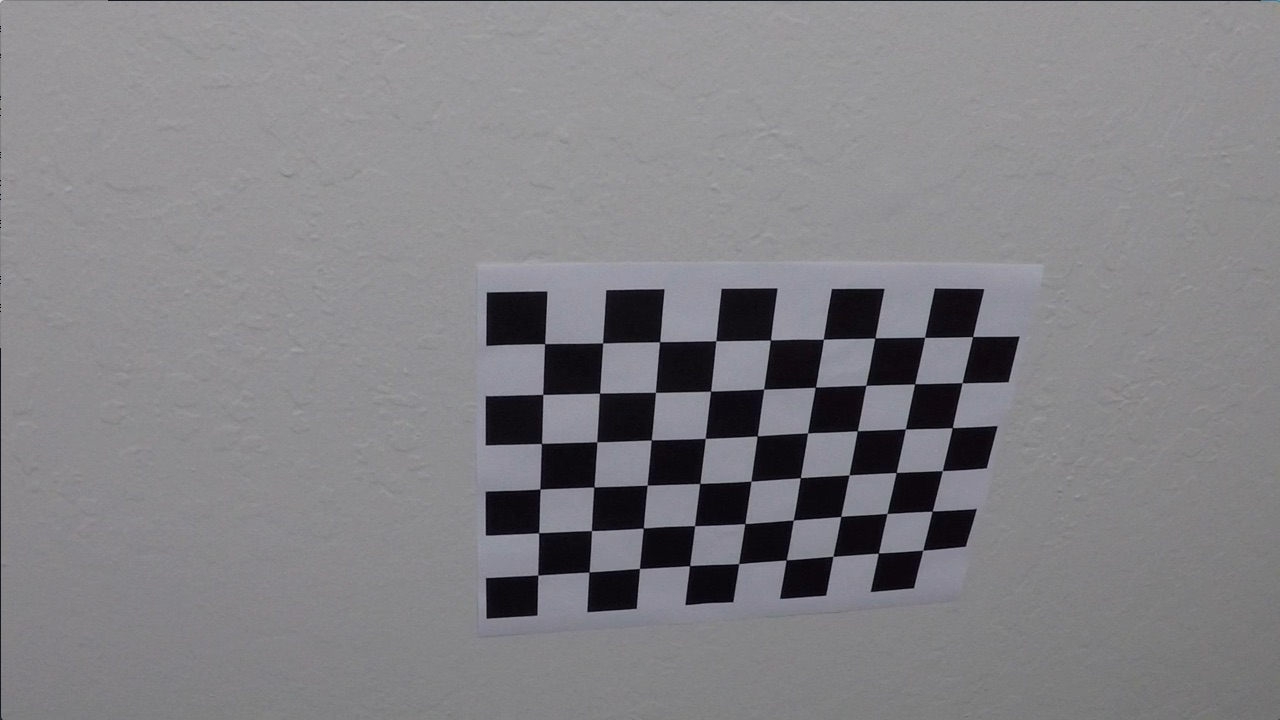
#> input picture submission/camera_cal/calibration10.jpg, 1280 x 720 px; its folder holds only this picture in this run; the run also reads 1 picture not shown here
$ jupyter execute --allow-errors Advanced_Lane_Finding_Submissioin_2_removed.ipynb   (shell and % lines are left out)   (older library calls are emulated)
#> lines starting #> are read from the running program, lines starting #| are printed output that depends on the picture
# The Advanced Lane Finding

[cell 1]
import numpy as np
import cv2
import matplotlib.pyplot as plt
import matplotlib.image as mpimg
import glob
import pickle

[cell 2]
# a helper function to display the original image and proccessed image side by side
def display2images(left_img, right_img, left_title="Original", right_title="Processed", left_gray=False, right_gray=False):
    """
    displays two images side by side in one cell.
    """
    f, (ax1, ax2) = plt.subplots(1, 2, figsize=(24, 9))
    f.tight_layout()
    if left_gray:
        ax1.imshow(left_img, cmap="gray")
    else:
        ax1.imshow(left_img)
    ax1.set_title(left_title, fontsize=50)
    if right_gray:
        ax2.imshow(right_img, cmap="gray")
    else:
        ax2.imshow(right_img)
    ax2.set_title(right_title, fontsize=50)
    plt.subplots_adjust(left=0., right=1, top=0.9, bottom=0.)

---

### Rubric 1-1: Camera Callibaration & undistort image

[cell 3]
def calibrate_camera(calibrate_images, nx=9, ny=6):
#> called with nx = 9, ny = 6
    objpoints = []
    imgpoints = []

    objp = np.zeros((ny*nx, 3), np.float32)
    objp[:,0:2] = np.mgrid[0:nx, 0:ny].T.reshape(-1, 2)

    for fname in calibrate_images:
        img = cv2.imread(fname)
#> img is the input picture: shape (720, 1280, 3); mean B, G, R 133.1, 129.4, 130.2
        # Convert to grayscale
        gray = cv2.cvtColor(img, cv2.COLOR_BGR2GRAY)
        # Find the chessboard corners
        ret, corners = cv2.findChessboardCorners(gray, (nx, ny), None)
#> ret = True; corners = 54 rows, first 8: [545.3, 343.1], [602.7, 342.8], [660.1, 341.3], [715.8, 340.7], [770.6, 340], [823.5, 339.2], [874.3, 338.5], [925.1, 337.4]
        # If found, draw corners
        if ret == True:
            imgpoints.append(corners)
            objpoints.append(objp)

    ret, mtx, dist, rvecs, tvecs = cv2.calibrateCamera(objpoints, imgpoints, gray.shape[::-1], None, None)
#> ret = 0.68; mtx = [[1143.7, 0, 681.7], [0, 1109.2, 367.7], [0, 0, 1]]; dist = [[-0.515, 2.99, -0.00876, 0.00937, 1.41]]; rvecs = ([0.451, -0.252, 0.0361],); tvecs = ([-2.31, -0.422, 19.12],)
    return ret, mtx, dist, rvecs, tvecs

ret, mtx, dist, rvecs, tvecs = calibrate_camera(glob.glob("./camera_cal/calibration*.jpg"))
#> ret = 0.68; dist = [[-0.515, 2.99, -0.00876, 0.00937, 1.41]]; rvecs = ([0.451, -0.252, 0.0361],); tvecs = ([-2.31, -0.422, 19.12],)

#> (a cell that did not finish here is left out)

### Rubric 2-1: undistort a test image

[cell 5]
test_image = plt.imread('./test_images/test4.jpg')
undistored_image = cv2.undistort(test_image, mtx, dist)
display2images(test_image, undistored_image)

### Rubric 2-2: gradient and color threshold

[cell 6]
def abs_sobel_thresh(img, orient='x', sobel_kernel=3, thresh=(20, 100)):
    # Grayscale
    gray = cv2.cvtColor(img, cv2.COLOR_RGB2GRAY)
    # Apply cv2.Sobel()
    if orient == "x":
        sobel = cv2.Sobel(gray, cv2.CV_64F, 1, 0, ksize=sobel_kernel)
    else:
        sobel = cv2.Sobel(gray, cv2.CV_64F, 0, 1, ksize=sobel_kernel)
    # Take the absolute value of the output from cv2.Sobel()
    abs_sobel = np.absolute(sobel)
    # Scale the result to an 8-bit range (0-255)
    scaled_sobel = np.uint8(255*abs_sobel/np.max(abs_sobel))
    # Apply lower and upper thresholds
    binary_output = np.zeros_like(scaled_sobel)
    binary_output[(scaled_sobel >= thresh[0]) & (scaled_sobel <= thresh[1])] = 1
    # Create binary_output
    return binary_output

# Define a function that applies Sobel x and y,
# then computes the magnitude of the gradient
# and applies a threshold
# [34 lines left out: functions mag_thresh, dir_threshold, not called in this run]

# Define a function that thresholds the S-channel of HLS
def hls_select(img, thresh=(0, 255)):
    hls = cv2.cvtColor(img, cv2.COLOR_RGB2HLS)
    s_channel = hls[:,:,2]

    binary_output = np.ones_like(s_channel)
    binary_output[(s_channel > thresh[0]) & (s_channel <= thresh[1])] = 0
    return binary_output

# combien the threshold
def combine_thresh(img, ksize=3, sobel_thresh=(30, 255), mg_thresh=(30, 255), dir_thresh=(0, np.pi/2)):
    gradx = abs_sobel_thresh(img, orient='x', sobel_kernel=ksize, thresh=sobel_thresh)
    hls_binary = hls_select(img, thresh=(0, 160))

    combined = np.zeros_like(hls_binary)
    combined[((gradx == 1)) | (hls_binary == 1)] = 1
    return combined

[cell 7]
test_image = plt.imread("./test_images/test4.jpg")
combined_binary = combine_thresh(test_image)
display2images(test_image, combined_binary, right_gray=True)

### Rubric 2-3 perspective transform

[cell 8]
def fine_tuned_src_dst(img):
    img_size = (img.shape[1], img.shape[0])
    src = np.float32(
            [[(img_size[0] / 2) - 55, img_size[1] / 2 + 100],   # top left
            [(img_size[0] / 4), img_size[1] - 50],      # bottom left
            [(img_size[0] * 5 / 6), img_size[1] - 50],   # bottom right
            [(img_size[0] / 2 + 85), img_size[1] / 2 + 100]])   # top right

    dst = np.float32(
        [[(img_size[0] / 4), 0],
        [(img_size[0] / 4), img_size[1]],
        [(img_size[0] * 3 / 4), img_size[1]],
        [(img_size[0] * 3 / 4), 0]])

    return src, dst

[cell 9]
test_image = plt.imread("./test_images/test6.jpg")
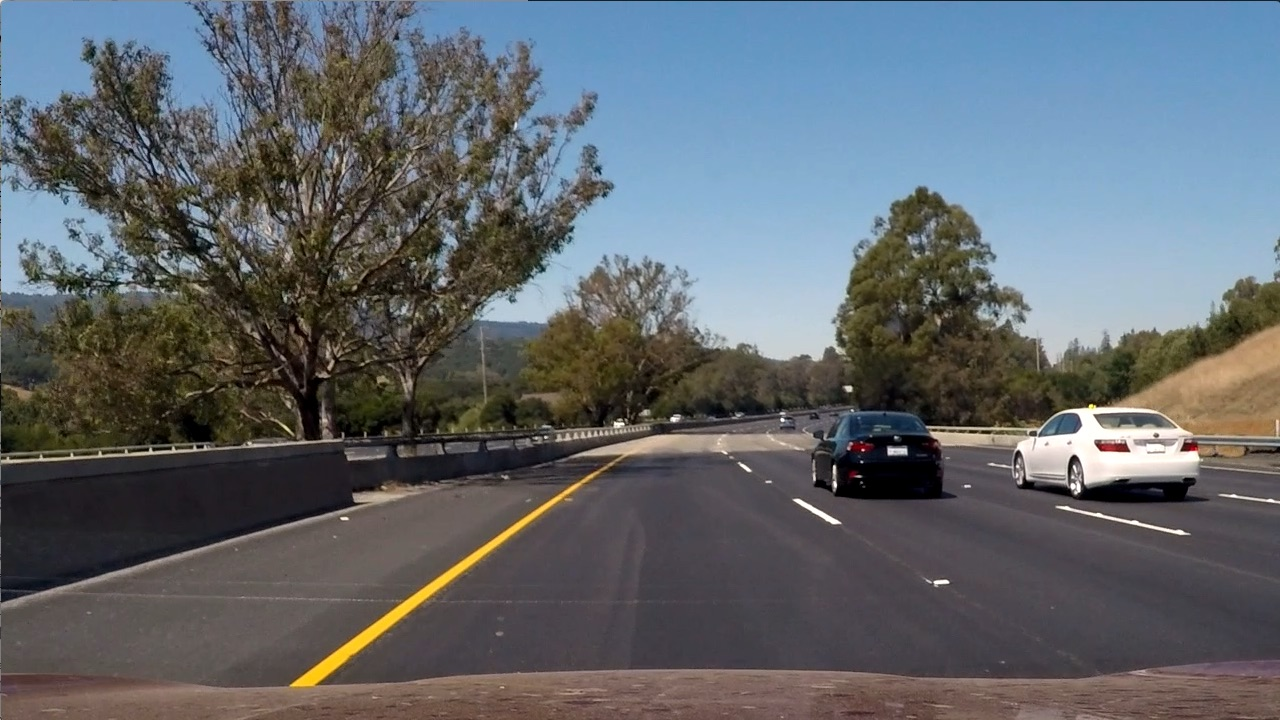
#> input picture submission/test_images/test6.jpg, 1280 x 720 px, found by its file name
#> test_image is the input picture: shape (720, 1280, 3); mean R, G, B 97, 102.6, 107.9
# the source rectangle
print(test_image.shape)
#| (720, 1280, 3)
src, dst = fine_tuned_src_dst(test_image)
#> src = [[585, 460], [320, 670], [1066.7, 670], [725, 460]]; dst = [[320, 0], [320, 720], [960, 720], [960, 0]]
plt.imshow(test_image)
for s in src:
    print(s)
    plt.plot(s[0], s[1], "x")
#> this loop made 4 passes
#> (printed output is left out)

for d in dst:
    print(d)
    plt.plot(d[0], d[1], "o")
#> this loop made 4 passes
#> (printed output is left out)
src, dst = fine_tuned_src_dst(test_image)

[cell 10]
def warp_image(img):
    img_size = (img.shape[1], img.shape[0])
    src, dst = fine_tuned_src_dst(img)
    # get transform matrix
    M = cv2.getPerspectiveTransform(src, dst)
    # get inverse transform matrix
    Minv = cv2.getPerspectiveTransform(dst, src)
    # the the transformed image
    warped = cv2.warpPerspective(img, M, img_size, flags=cv2.INTER_LINEAR)
    return M, Minv, warped

[cell 11]
test_image = plt.imread("./test_images/test4.jpg")
_, Minv, warped_image = warp_image(combine_thresh(test_image))
#> in warp_image, `M = cv2.getPerspectiveTransform(src, dst)`: M = [[-0.538, -1.46, 947.4], [0, -2.15, 990.5], [0, -0.00243, 1]]
#> in warp_image, `Minv = cv2.getPerspectiveTransform(dst, src)`: Minv = [[0.219, -0.729, 515], [3.55e-16, -0.464, 460], [2.75e-19, -0.00113, 1]]
display2images(test_image, warped_image, right_gray=True)

### Rubric 2-4, indentifying the lane line pixels

[cell 12]
def fit_line(binary_warped):
    # Take a histogram of the bottom half of the image
    histogram = np.sum(binary_warped[int(binary_warped.shape[0]/2):,:], axis=0)
    # Find the peak of the left and right halves of the histogram
    # These will be the starting point for the left and right lines
    midpoint = np.int(histogram.shape[0]/2)
    leftx_base = np.argmax(histogram[:midpoint])
    rightx_base = np.argmax(histogram[midpoint:]) + midpoint

    # Choose the number of sliding windows
    nwindows = 18
    # Set height of windows
    window_height = np.int(binary_warped.shape[0]/nwindows)
    # Identify the x and y positions of all nonzero pixels in the image
    nonzero = binary_warped.nonzero()
    nonzeroy = np.array(nonzero[0])
    nonzerox = np.array(nonzero[1])
    # Current positions to be updated for each window
    leftx_current = leftx_base
    rightx_current = rightx_base
    # Set the width of the windows +/- margin
    margin = 100
    # Set minimum number of pixels found to recenter window
    minpix = 100
    # Create empty lists to receive left and right lane pixel indices
    left_lane_inds = []
    right_lane_inds = []

    # Step through the windows one by one
    for window in range(nwindows - 6):
        # Identify window boundaries in x and y (and right and left)
        win_y_low = binary_warped.shape[0] - (window+1)*window_height
        win_y_high = binary_warped.shape[0] - window*window_height
        win_xleft_low = leftx_current - margin
        win_xleft_high = leftx_current + margin
        win_xright_low = rightx_current - margin
        win_xright_high = rightx_current + margin

        # Identify the nonzero pixels in x and y within the window
        good_left_inds = ((nonzeroy >= win_y_low) & (nonzeroy < win_y_high) & (nonzerox >= win_xleft_low) & (nonzerox < win_xleft_high)).nonzero()[0]
        good_right_inds = ((nonzeroy >= win_y_low) & (nonzeroy < win_y_high) & (nonzerox >= win_xright_low) & (nonzerox < win_xright_high)).nonzero()[0]
        # Append these indices to the lists
        left_lane_inds.append(good_left_inds)
        right_lane_inds.append(good_right_inds)
        # If you found > minpix pixels, recenter next window on their mean position
        if len(good_left_inds) > minpix:
            leftx_current = np.int(np.mean(nonzerox[good_left_inds]))
        if len(good_right_inds) > minpix:
            rightx_current = np.int(np.mean(nonzerox[good_right_inds]))

    # Concatenate the arrays of indices
    left_lane_inds = np.concatenate(left_lane_inds)
    right_lane_inds = np.concatenate(right_lane_inds)

    # Extract left and right line pixel positions
    leftx = nonzerox[left_lane_inds]
    lefty = nonzeroy[left_lane_inds]
    rightx = nonzerox[right_lane_inds]
    righty = nonzeroy[right_lane_inds]

    # Fit a second order polynomial to each
    left_fit = np.polyfit(lefty, leftx, 2)
    right_fit = np.polyfit(righty, rightx, 2)

    return left_fit, right_fit, left_lane_inds, right_lane_inds

def display_the_fitted_line(binary_warped):

    left_fit, right_fit, left_lane_inds, right_lane_inds = fit_line(binary_warped)

    # Create an output image to draw on and  visualize the result
    out_img = np.dstack((binary_warped, binary_warped, binary_warped))*255
    nonzero = binary_warped.nonzero()
    nonzeroy = np.array(nonzero[0])
    nonzerox = np.array(nonzero[1])

    # Generate x and y values for plotting
    ploty = np.linspace(0, binary_warped.shape[0]-1, binary_warped.shape[0] )
    left_fitx = left_fit[0]*ploty**2 + left_fit[1]*ploty + left_fit[2]
    right_fitx = right_fit[0]*ploty**2 + right_fit[1]*ploty + right_fit[2]

    out_img[nonzeroy[left_lane_inds], nonzerox[left_lane_inds]] = [255, 0, 0]
    out_img[nonzeroy[right_lane_inds], nonzerox[right_lane_inds]] = [0, 0, 255]
    plt.imshow(out_img)
    plt.plot(left_fitx, ploty, color='yellow')
    plt.plot(right_fitx, ploty, color='yellow')
    plt.xlim(0, 1280)
    plt.ylim(720, 0)

[cell 13]
test_image = plt.imread("./test_images/test1.jpg")
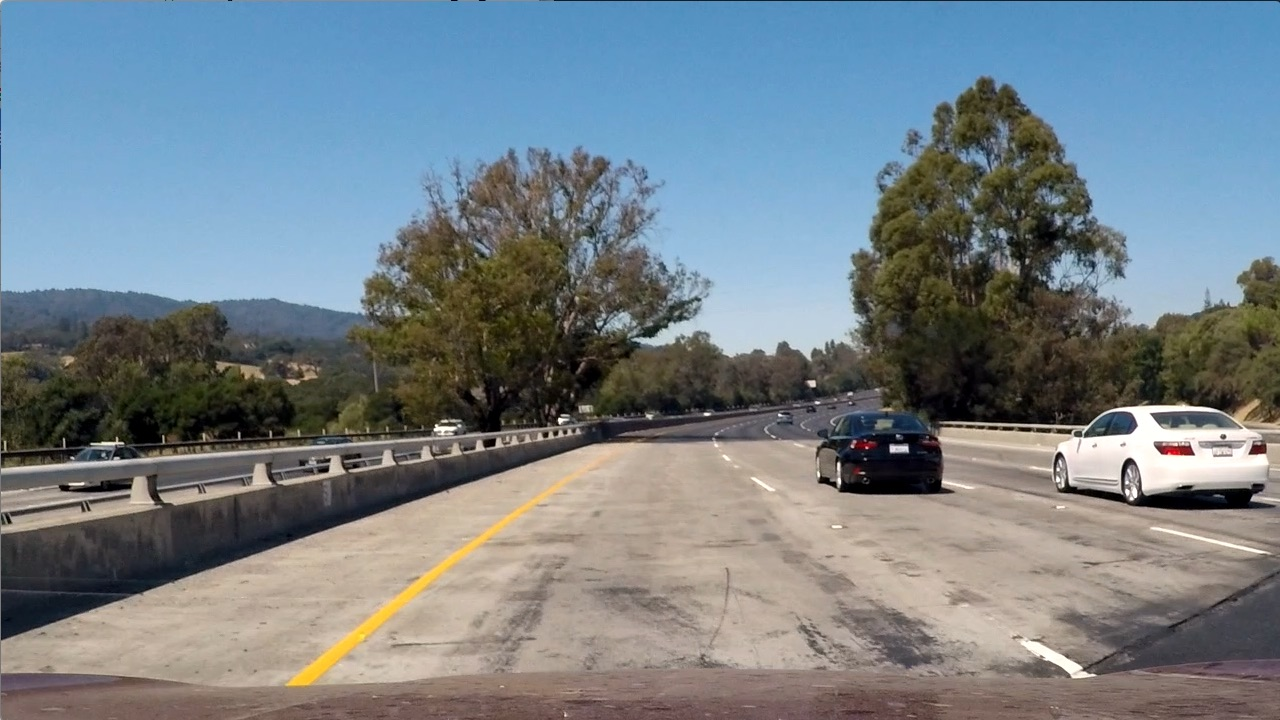
#> input picture submission/test_images/test1.jpg, 1280 x 720 px, found by its file name
#> test_image is the input picture: shape (720, 1280, 3); mean R, G, B 117.5, 128.7, 135.5
_, Minv, warped_image = warp_image(combine_thresh(test_image))
display_the_fitted_line(warped_image)
#> in fit_line, `histogram = np.sum(binary_warped[int(binary_warped.shape[0]/2):,:], ax..`: histogram = 1280 values, max 360 at index 314, min 0 at index 39, mean 10
#> in fit_line, `leftx_base = np.argmax(histogram[:midpoint])`: leftx_base = 314
#> in fit_line, `rightx_base = np.argmax(histogram[midpoint:]) + midpoint`: rightx_base = 970
#> in fit_line, `nonzero = binary_warped.nonzero()`: nonzero = 42041 positions, rows 0 to 719, columns 0 to 1279
#> in fit_line, `leftx_current = leftx_base`: leftx_current = 314
#> in fit_line, `rightx_current = rightx_base`: rightx_current = 970
#> the loop in fit_line, `for window in range(nwindows - 6):` made 12 passes
#> (win_xleft_low, win_xleft_high, win_xright_low, win_xright_high, leftx_current, rightx_current) on passes 1, 6, 10, 11: (214, 414, 870, 1070, 312, 962), (212, 412, 862, 1062, 313, 967), (225, 425, 867, 1067, 331, 953), (231, 431, 853, 1053, 332, 953)
#> after the loop in fit_line, `for window in range(nwindows - 6):`: left_lane_inds = 12 items
#> in fit_line, `left_lane_inds = np.concatenate(left_lane_inds)`: left_lane_inds = 12162 values, max 42016 at index 872, min 9869 at index 11189, mean 31584.8
#> in fit_line, `right_lane_inds = np.concatenate(right_lane_inds)`: right_lane_inds = 3494 values, max 42040 at index 584, min 9889 at index 2448, mean 22787.5
#> in fit_line, `leftx = nonzerox[left_lane_inds]`: leftx = 12162 values, max 358 at index 529, min 225 at index 575, mean 319.3
#> in fit_line, `lefty = nonzeroy[left_lane_inds]`: lefty = 12162 values, max 719 at index 850, min 240 at index 11189, mean 472.5
#> in fit_line, `rightx = nonzerox[right_lane_inds]`: rightx = 3494 values, max 1040 at index 327, min 865 at index 627, mean 955.2
#> in fit_line, `righty = nonzeroy[right_lane_inds]`: righty = 3494 values, max 719 at index 565, min 240 at index 2448, mean 378.2
#> in fit_line, `left_fit = np.polyfit(lefty, leftx, 2)`: left_fit = [0.000184, -0.24, 388.2]
#> in fit_line, `right_fit = np.polyfit(righty, rightx, 2)`: right_fit = [7.95e-05, -0.0647, 966.2]
#> in display_the_fitted_line, `left_fit, right_fit, left_lane_inds, right_lane_inds = fit_line(binary..`: left_fit = [0.000184, -0.24, 388.2]; right_fit = [7.95e-05, -0.0647, 966.2]
#> in display_the_fitted_line, `nonzero = binary_warped.nonzero()`: nonzero = 42041 positions, rows 0 to 719, columns 0 to 1279
#> in display_the_fitted_line, `left_fitx = left_fit[0]*ploty**2 + left_fit[1]*ploty + left_fit[2]`: left_fitx = 720 values, max 388.2 at index 0, min 310.1 at index 651, mean 333.7
#> in display_the_fitted_line, `right_fitx = right_fit[0]*ploty**2 + right_fit[1]*ploty + right_fit[2]`: right_fitx = 720 values, max 966.2 at index 0, min 953 at index 407, mean 956.6

### Rubric 2-5, finding lane curvature

[cell 14]
# def calculate_curvature(point_coord, left_fit, right_fit):
# [59 lines left out: function calculate_curvature, not called in this run]

[cell 15]
test_image = plt.imread("./test_images/test4.jpg")
_, Minv, warped_image = warp_image(combine_thresh(test_image))
left_fit, right_fit, _, _ = fit_line(warped_image)
#> the loop in fit_line (call 2), `for window in range(nwindows - 6):` made 12 passes
#> (win_xleft_low, win_xleft_high, win_xright_low, win_xright_high, leftx_current, rightx_current) on passes 1, 5, 6, 7: (236, 436, 860, 1060, 323, 983), (228, 428, 883, 1083, 337, 971), (237, 437, 871, 1071, 337, 969), (237, 437, 869, 1069, 339, 961)
#> left_fit = [-6.47e-05, 0.0185, 342.1]; right_fit = [0.000408, -0.318, 1021.8]
#> (the rest of this cell did not finish here and is left out)

### Rubric 2-6 pipline

[cell 16]
def draw_filling(img, binary_warped, undistorted, Minv, left_fit, right_fit):
    # Generate x and y values for plotting
    ploty = np.linspace(0, binary_warped.shape[0]-1, binary_warped.shape[0] )
    left_fitx = left_fit[0]*ploty**2 + left_fit[1]*ploty + left_fit[2]
    right_fitx = right_fit[0]*ploty**2 + right_fit[1]*ploty + right_fit[2]

    # Create an image to draw the lines on
    warp_zero = np.zeros_like(binary_warped).astype(np.uint8)
    color_warp = np.dstack((warp_zero, warp_zero, warp_zero))

    # Recast the x and y points into usable format for cv2.fillPoly()
    pts_left = np.array([np.transpose(np.vstack([left_fitx, ploty]))])
    pts_right = np.array([np.flipud(np.transpose(np.vstack([right_fitx, ploty])))])
    pts = np.hstack((pts_left, pts_right))

    # Draw the lane onto the warped blank image
    cv2.fillPoly(color_warp, np.int_([pts]), (0,255, 0))

    # Warp the blank back to original image space using inverse perspective matrix (Minv)
    newwarp = cv2.warpPerspective(color_warp, Minv, (img.shape[1], img.shape[0]))
    # Combine the result with the original image
    result = cv2.addWeighted(undistorted, 1, newwarp, 0.3, 0)
    return result

def pipe_line(img, mtx, dist):
    # undistort the image using calibration matrix
    undistorted = cv2.undistort(img, mtx, dist, None, mtx)

    # color transformation
    tranformed = combine_thresh(undistorted)

    # do warp
    _, Minv, warped_binary = warp_image(tranformed)

    # fit line
    left_fit, right_fit, _, _ = fit_line(warped_binary)

    return draw_filling(img, warped_binary, undistorted, Minv, left_fit, right_fit)

[cell 17]
filled_image = pipe_line(test_image, mtx, dist)
#> in pipe_line, `left_fit, right_fit, _, _ = fit_line(warped_binary)`: left_fit = [-6.81e-05, 0.0181, 344.4]; right_fit = [0.000378, -0.307, 1019.3]
#> in draw_filling, `left_fitx = left_fit[0]*ploty**2 + left_fit[1]*ploty + left_fit[2]`: left_fitx = 720 values, max 345.6 at index 133, min 322.1 at index 719, mean 339.1
#> in draw_filling, `right_fitx = right_fit[0]*ploty**2 + right_fit[1]*ploty + right_fit[2]`: right_fitx = 720 values, max 1019.3 at index 0, min 957.1 at index 405, mean 974.3
#> in draw_filling, `pts_left = np.array([np.transpose(np.vstack([left_fitx, ploty]))])`: pts_left = 720 pairs, first value 322.1 to 345.6, second value 0 to 719
#> in draw_filling, `pts_right = np.array([np.flipud(np.transpose(np.vstack([right_fitx, pl..`: pts_right = 720 pairs, first value 957.1 to 1019.3, second value 0 to 719
#> in draw_filling, `pts = np.hstack((pts_left, pts_right))`: pts = 1440 pairs, first value 322.1 to 1019.3, second value 0 to 719
#> in draw_filling, `result = cv2.addWeighted(undistorted, 1, newwarp, 0.3, 0)`:
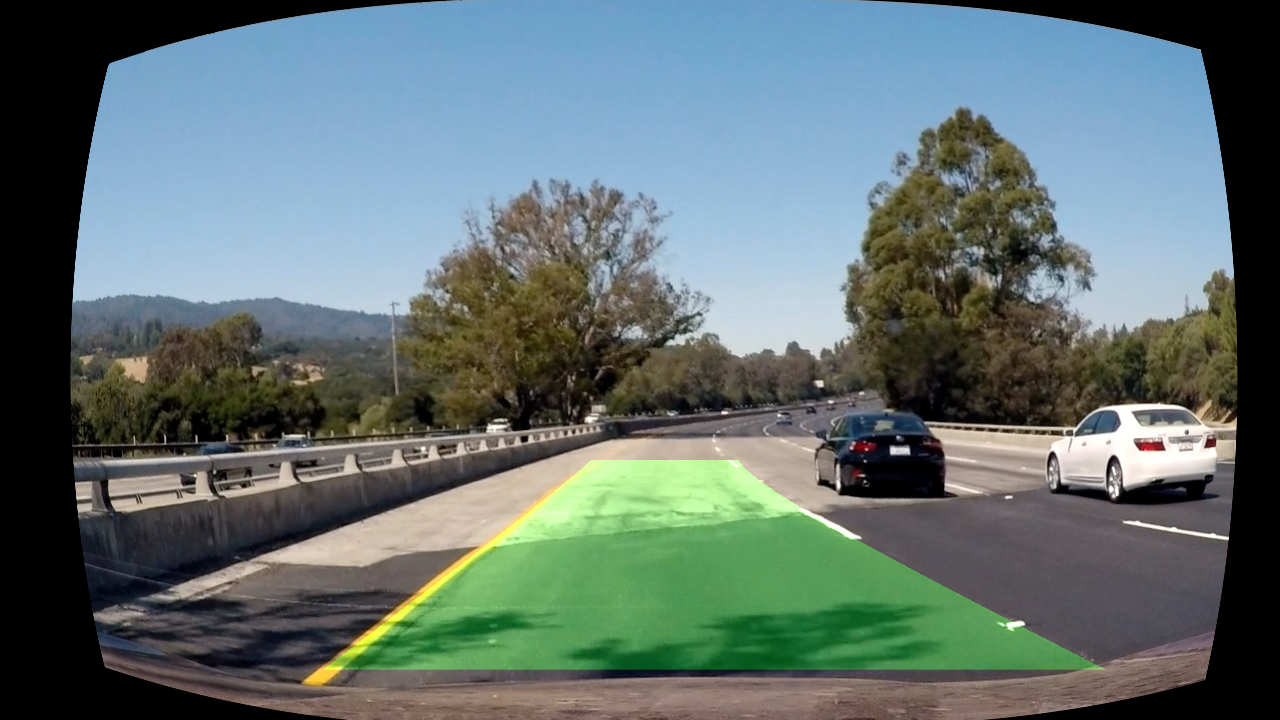
#> result: shape (720, 1280, 3); mean R, G, B 97.3, 113.4, 111.9
display2images(test_image, filled_image)
